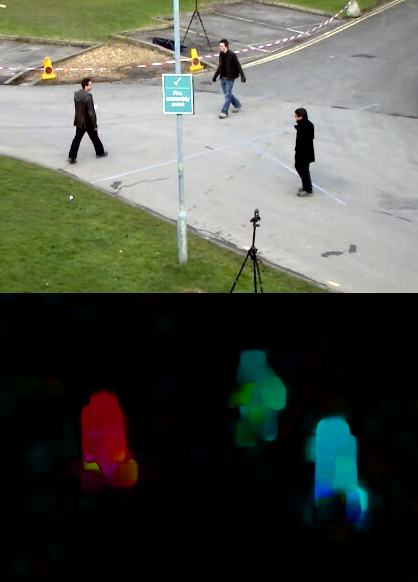
#> input picture Image Processing/images/opticalfb.jpg, 418 x 582 px, found by its file name
$ jupyter execute 'practice openCV.ipynb'
#> lines starting #> are read from the running program, lines starting #| are printed output that depends on the picture; after the words box and inside, x2 and y2 are one past the last pixel; in counts of white or black regions, pixels touching at a corner belong together
[cell 1]
#shell 1 always run this shell before doing anything in the cells below
import numpy as np
import cv2
import time
import matplotlib.pyplot as plt
try:
    img1=cv2.imread('images\opticalfb.jpg',0)
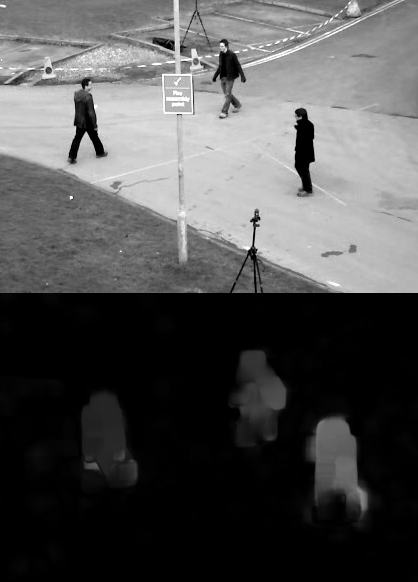
#> img1: shape (582, 418); min 0, max 255, mean 81.3
    img2=cv2.imread('images\camshift_result.jpg',0)
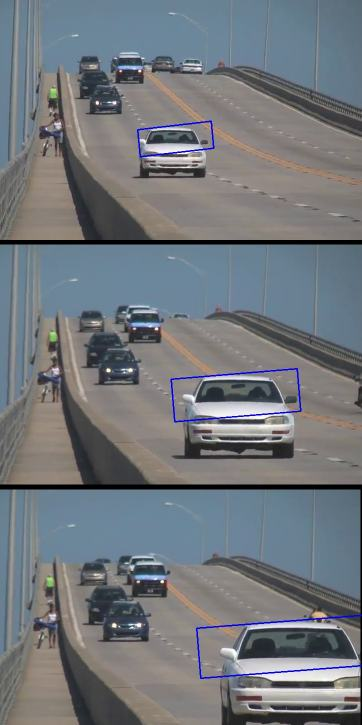
#> input picture Image Processing/images/camshift_result.jpg, 362 x 725 px, found by its file name
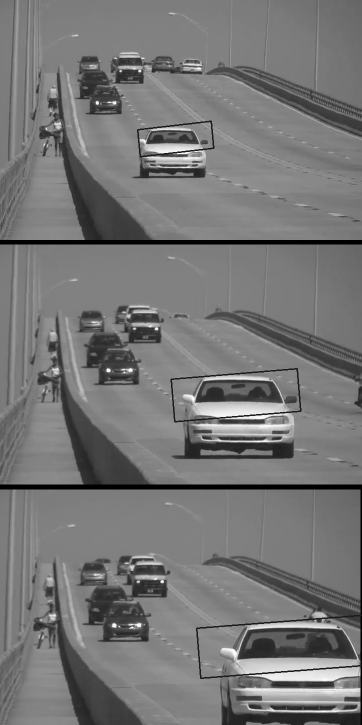
#> img2: shape (725, 362); min 0, max 255, mean 118.2
except:
    print("Failed loading")

[cell 2]
#image show
cv2.imshow('window',img1)
# cv2.waitKey(0)
# cv2.destroyAllWindows()
time.sleep(4)
cv2.namedWindow('window',cv2.WINDOW_NORMAL)
cv2.imshow('window',img2)
cv2.waitKey(0)
cv2.destroyAllWindows()

[cell 3]
#using matplotlib
plt.imshow(img1,cmap='gray', interpolation='bicubic')
#hide tick values
plt.xticks([]),plt.yticks([])
plt.show()

[cell 4]
img = cv2.ellipse(img1,(256,256),(100,50),0,0,180,255,-1)
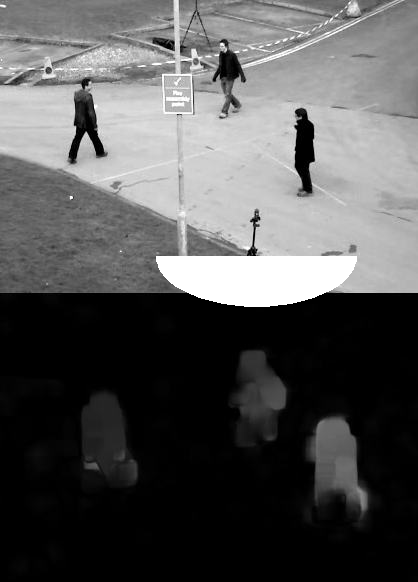
#> img: shape (582, 418); min 0, max 255, mean 86.4
cv2.imshow('img',img)
cv2.waitKey(0)
cv2.destroyAllWindows()

[cell 5]
#operations in images using opencv
print(img1.shape)
#| (582, 418)
print(img1.size)
#| 243276
print(img1.dtype)
#| uint8

[cell 6]
#copying a small part of image to another part of the image
part=img1[280:340,330:390]
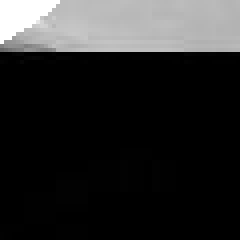
#> part: shape (60, 60) (shown 4 times larger); min 0, max 255, mean 41.9
img1[273:333,100:160]=part
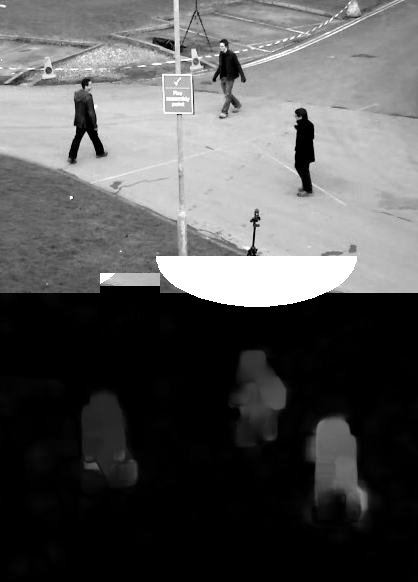
#> img1: shape (582, 418); 0.86% of pixels changed, all inside (x1, y1, x2, y2) = (100, 273, 160, 333)
cv2.imshow('image',img1)
cv2.waitKey(0)
cv2.destroyAllWindows()
